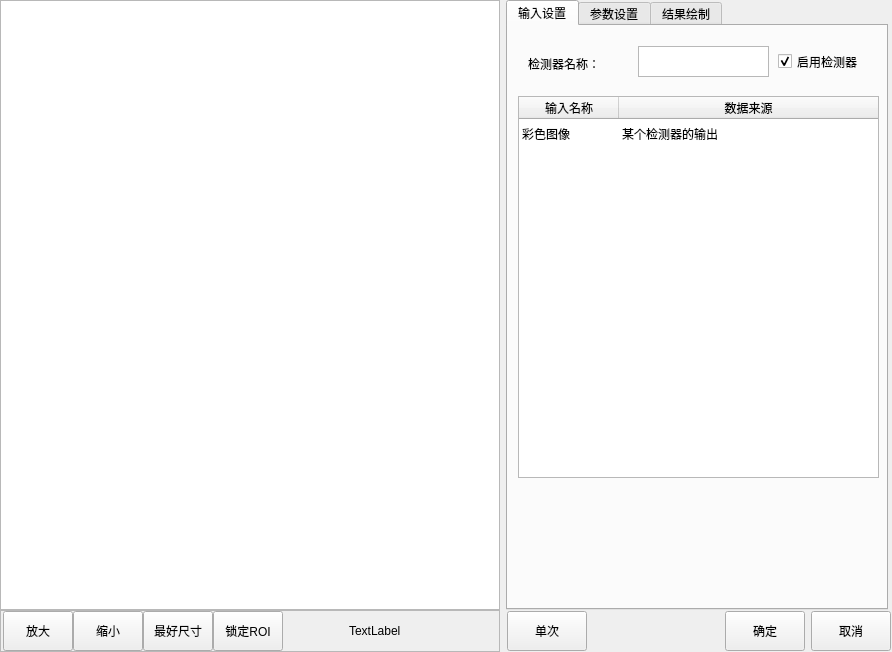
<?xml version="1.0" encoding="UTF-8"?>
<ui version="4.0">
 <class>CMvRectangleGlueDefect</class>
 <widget class="QWidget" name="CMvRectangleGlueDefect">
  <property name="geometry">
   <rect>
    <x>0</x>
    <y>0</y>
    <width>892</width>
    <height>652</height>
   </rect>
  </property>
  <property name="windowTitle">
   <string>矩形胶缺陷</string>
  </property>
  <layout class="QHBoxLayout" name="horizontalLayout_3">
   <property name="leftMargin">
    <number>0</number>
   </property>
   <property name="topMargin">
    <number>0</number>
   </property>
   <property name="rightMargin">
    <number>0</number>
   </property>
   <property name="bottomMargin">
    <number>0</number>
   </property>
   <item>
    <layout class="QVBoxLayout" name="verticalLayout">
     <property name="spacing">
      <number>0</number>
     </property>
     <item>
      <widget class="QGraphicsView" name="graphicsView_mainImage">
       <property name="minimumSize">
        <size>
         <width>500</width>
         <height>600</height>
        </size>
       </property>
      </widget>
     </item>
     <item>
      <widget class="QFrame" name="frame">
       <property name="minimumSize">
        <size>
         <width>0</width>
         <height>42</height>
        </size>
       </property>
       <property name="maximumSize">
        <size>
         <width>16777215</width>
         <height>42</height>
        </size>
       </property>
       <property name="frameShape">
        <enum>QFrame::StyledPanel</enum>
       </property>
       <property name="frameShadow">
        <enum>QFrame::Raised</enum>
       </property>
       <layout class="QHBoxLayout" name="horizontalLayout">
        <property name="spacing">
         <number>0</number>
        </property>
        <property name="leftMargin">
         <number>2</number>
        </property>
        <property name="topMargin">
         <number>0</number>
        </property>
        <property name="rightMargin">
         <number>0</number>
        </property>
        <property name="bottomMargin">
         <number>0</number>
        </property>
        <item>
         <widget class="QPushButton" name="pushButton_zoomIn">
          <property name="minimumSize">
           <size>
            <width>70</width>
            <height>40</height>
           </size>
          </property>
          <property name="maximumSize">
           <size>
            <width>70</width>
            <height>40</height>
           </size>
          </property>
          <property name="text">
           <string>放大</string>
          </property>
         </widget>
        </item>
        <item>
         <widget class="QPushButton" name="pushButton_zoomOut">
          <property name="minimumSize">
           <size>
            <width>70</width>
            <height>40</height>
           </size>
          </property>
          <property name="maximumSize">
           <size>
            <width>70</width>
            <height>40</height>
           </size>
          </property>
          <property name="text">
           <string>缩小</string>
          </property>
         </widget>
        </item>
        <item>
         <widget class="QPushButton" name="pushButton_zoomBest">
          <property name="minimumSize">
           <size>
            <width>70</width>
            <height>40</height>
           </size>
          </property>
          <property name="maximumSize">
           <size>
            <width>70</width>
            <height>40</height>
           </size>
          </property>
          <property name="text">
           <string>最好尺寸</string>
          </property>
         </widget>
        </item>
        <item>
         <widget class="QPushButton" name="pushButton_lockRoiMove">
          <property name="minimumSize">
           <size>
            <width>70</width>
            <height>40</height>
           </size>
          </property>
          <property name="maximumSize">
           <size>
            <width>70</width>
            <height>40</height>
           </size>
          </property>
          <property name="text">
           <string>锁定ROI</string>
          </property>
         </widget>
        </item>
        <item>
         <spacer name="horizontalSpacer">
          <property name="orientation">
           <enum>Qt::Horizontal</enum>
          </property>
          <property name="sizeHint" stdset="0">
           <size>
            <width>63</width>
            <height>20</height>
           </size>
          </property>
         </spacer>
        </item>
        <item>
         <widget class="QLabel" name="label_mousePos">
          <property name="minimumSize">
           <size>
            <width>150</width>
            <height>40</height>
           </size>
          </property>
          <property name="maximumSize">
           <size>
            <width>150</width>
            <height>40</height>
           </size>
          </property>
          <property name="text">
           <string>TextLabel</string>
          </property>
         </widget>
        </item>
       </layout>
      </widget>
     </item>
    </layout>
   </item>
   <item>
    <layout class="QVBoxLayout" name="verticalLayout_2">
     <property name="spacing">
      <number>0</number>
     </property>
     <item>
      <widget class="QTabWidget" name="tabWidget">
       <property name="minimumSize">
        <size>
         <width>382</width>
         <height>602</height>
        </size>
       </property>
       <property name="maximumSize">
        <size>
         <width>380</width>
         <height>16777215</height>
        </size>
       </property>
       <property name="currentIndex">
        <number>0</number>
       </property>
       <widget class="QWidget" name="tab">
        <attribute name="title">
         <string>输入设置</string>
        </attribute>
        <widget class="QTableWidget" name="tableWidget_input">
         <property name="geometry">
          <rect>
           <x>10</x>
           <y>70</y>
           <width>361</width>
           <height>382</height>
          </rect>
         </property>
         <property name="minimumSize">
          <size>
           <width>361</width>
           <height>382</height>
          </size>
         </property>
         <property name="maximumSize">
          <size>
           <width>361</width>
           <height>382</height>
          </size>
         </property>
         <property name="editTriggers">
          <set>QAbstractItemView::NoEditTriggers</set>
         </property>
         <property name="selectionMode">
          <enum>QAbstractItemView::SingleSelection</enum>
         </property>
         <property name="selectionBehavior">
          <enum>QAbstractItemView::SelectRows</enum>
         </property>
         <property name="showGrid">
          <bool>false</bool>
         </property>
         <attribute name="horizontalHeaderStretchLastSection">
          <bool>true</bool>
         </attribute>
         <attribute name="verticalHeaderVisible">
          <bool>false</bool>
         </attribute>
         <row>
          <property name="text">
           <string>1</string>
          </property>
         </row>
         <column>
          <property name="text">
           <string>输入名称</string>
          </property>
         </column>
         <column>
          <property name="text">
           <string>数据来源</string>
          </property>
         </column>
         <item row="0" column="0">
          <property name="text">
           <string>彩色图像</string>
          </property>
         </item>
         <item row="0" column="1">
          <property name="text">
           <string>某个检测器的输出</string>
          </property>
         </item>
        </widget>
        <widget class="QLabel" name="label_funcName">
         <property name="geometry">
          <rect>
           <x>20</x>
           <y>30</y>
           <width>81</width>
           <height>16</height>
          </rect>
         </property>
         <property name="text">
          <string>检测器名称：</string>
         </property>
        </widget>
        <widget class="QCheckBox" name="checkBox_enableFunc">
         <property name="geometry">
          <rect>
           <x>270</x>
           <y>20</y>
           <width>101</width>
           <height>31</height>
          </rect>
         </property>
         <property name="minimumSize">
          <size>
           <width>101</width>
           <height>31</height>
          </size>
         </property>
         <property name="text">
          <string>启用检测器</string>
         </property>
         <property name="checked">
          <bool>true</bool>
         </property>
        </widget>
        <widget class="QPlainTextEdit" name="plainTextEdit_funcName">
         <property name="geometry">
          <rect>
           <x>130</x>
           <y>20</y>
           <width>131</width>
           <height>31</height>
          </rect>
         </property>
         <property name="minimumSize">
          <size>
           <width>131</width>
           <height>31</height>
          </size>
         </property>
         <property name="maximumSize">
          <size>
           <width>131</width>
           <height>31</height>
          </size>
         </property>
         <property name="overwriteMode">
          <bool>false</bool>
         </property>
        </widget>
       </widget>
       <widget class="QWidget" name="tab_2">
        <attribute name="title">
         <string>参数设置</string>
        </attribute>
        <widget class="QLabel" name="label_titleJudged">
         <property name="geometry">
          <rect>
           <x>0</x>
           <y>190</y>
           <width>381</width>
           <height>31</height>
          </rect>
         </property>
         <property name="styleSheet">
          <string notr="true">background-color: qlineargradient(spread:pad, x1:0, y1:0, x2:1, y2:0, stop:0 rgba(80, 80, 80, 255), stop:1 rgba(120, 120, 120, 120));
color: rgb(255, 255, 255);</string>
         </property>
         <property name="text">
          <string>  结果判定</string>
         </property>
         <property name="alignment">
          <set>Qt::AlignLeading|Qt::AlignLeft|Qt::AlignVCenter</set>
         </property>
        </widget>
        <widget class="QGroupBox" name="groupBox">
         <property name="geometry">
          <rect>
           <x>0</x>
           <y>20</y>
           <width>361</width>
           <height>151</height>
          </rect>
         </property>
         <property name="title">
          <string>色彩选定</string>
         </property>
         <widget class="QSpinBox" name="spinBox_maxArea">
          <property name="geometry">
           <rect>
            <x>10</x>
            <y>110</y>
            <width>101</width>
            <height>31</height>
           </rect>
          </property>
         </widget>
         <widget class="QSpinBox" name="spinBox_minArea">
          <property name="geometry">
           <rect>
            <x>130</x>
            <y>110</y>
            <width>101</width>
            <height>31</height>
           </rect>
          </property>
         </widget>
         <widget class="QLabel" name="label_minArea">
          <property name="geometry">
           <rect>
            <x>130</x>
            <y>80</y>
            <width>111</width>
            <height>31</height>
           </rect>
          </property>
          <property name="text">
           <string>杂点剔除面积下限：</string>
          </property>
         </widget>
         <widget class="QLabel" name="label_maxArea">
          <property name="geometry">
           <rect>
            <x>10</x>
            <y>80</y>
            <width>111</width>
            <height>31</height>
           </rect>
          </property>
          <property name="text">
           <string>杂点剔除面积上限：</string>
          </property>
         </widget>
         <widget class="QLabel" name="label_corrosiveCore">
          <property name="geometry">
           <rect>
            <x>250</x>
            <y>10</y>
            <width>111</width>
            <height>31</height>
           </rect>
          </property>
          <property name="text">
           <string>滤波尺寸：</string>
          </property>
         </widget>
         <widget class="QComboBox" name="comboBox_corrosiveCore">
          <property name="geometry">
           <rect>
            <x>250</x>
            <y>40</y>
            <width>101</width>
            <height>31</height>
           </rect>
          </property>
          <item>
           <property name="text">
            <string>3x3</string>
           </property>
          </item>
          <item>
           <property name="text">
            <string>5x5</string>
           </property>
          </item>
          <item>
           <property name="text">
            <string>7x7</string>
           </property>
          </item>
          <item>
           <property name="text">
            <string>9x9</string>
           </property>
          </item>
          <item>
           <property name="text">
            <string>11x11</string>
           </property>
          </item>
          <item>
           <property name="text">
            <string>13x13</string>
           </property>
          </item>
          <item>
           <property name="text">
            <string>15x15</string>
           </property>
          </item>
          <item>
           <property name="text">
            <string>17x17</string>
           </property>
          </item>
          <item>
           <property name="text">
            <string>19x19</string>
           </property>
          </item>
          <item>
           <property name="text">
            <string>21x21</string>
           </property>
          </item>
          <item>
           <property name="text">
            <string>23x23</string>
           </property>
          </item>
          <item>
           <property name="text">
            <string>25x25</string>
           </property>
          </item>
          <item>
           <property name="text">
            <string>27x27</string>
           </property>
          </item>
          <item>
           <property name="text">
            <string>29x29</string>
           </property>
          </item>
          <item>
           <property name="text">
            <string>31x31</string>
           </property>
          </item>
         </widget>
         <widget class="QLabel" name="label_colorSpace">
          <property name="geometry">
           <rect>
            <x>10</x>
            <y>10</y>
            <width>111</width>
            <height>31</height>
           </rect>
          </property>
          <property name="text">
           <string>颜色空间：</string>
          </property>
         </widget>
         <widget class="QPushButton" name="pushButton_colorHistogram">
          <property name="geometry">
           <rect>
            <x>130</x>
            <y>40</y>
            <width>101</width>
            <height>31</height>
           </rect>
          </property>
          <property name="text">
           <string>显示颜色直方图</string>
          </property>
         </widget>
         <widget class="QComboBox" name="comboBox_colorSpace">
          <property name="geometry">
           <rect>
            <x>10</x>
            <y>40</y>
            <width>101</width>
            <height>31</height>
           </rect>
          </property>
          <property name="minimumSize">
           <size>
            <width>101</width>
            <height>31</height>
           </size>
          </property>
          <item>
           <property name="text">
            <string>RBG</string>
           </property>
          </item>
          <item>
           <property name="text">
            <string>HSV</string>
           </property>
          </item>
         </widget>
         <widget class="QLabel" name="label_tcolorHistogram">
          <property name="geometry">
           <rect>
            <x>130</x>
            <y>10</y>
            <width>111</width>
            <height>31</height>
           </rect>
          </property>
          <property name="text">
           <string>颜色直方图：</string>
          </property>
         </widget>
        </widget>
        <widget class="QGroupBox" name="groupBox_2">
         <property name="geometry">
          <rect>
           <x>0</x>
           <y>250</y>
           <width>361</width>
           <height>81</height>
          </rect>
         </property>
         <property name="title">
          <string>异胶设置</string>
         </property>
         <widget class="QDoubleSpinBox" name="doubleSpinBox_minimumLength">
          <property name="geometry">
           <rect>
            <x>250</x>
            <y>40</y>
            <width>101</width>
            <height>31</height>
           </rect>
          </property>
          <property name="maximum">
           <double>1000000.000000000000000</double>
          </property>
         </widget>
         <widget class="QLabel" name="label_widthMax">
          <property name="geometry">
           <rect>
            <x>10</x>
            <y>10</y>
            <width>111</width>
            <height>31</height>
           </rect>
          </property>
          <property name="text">
           <string>涂胶宽度上限：</string>
          </property>
         </widget>
         <widget class="QSpinBox" name="spinBox_widthMax">
          <property name="geometry">
           <rect>
            <x>10</x>
            <y>40</y>
            <width>101</width>
            <height>31</height>
           </rect>
          </property>
          <property name="maximum">
           <number>1000000</number>
          </property>
         </widget>
         <widget class="QLabel" name="label_lengthMin">
          <property name="geometry">
           <rect>
            <x>250</x>
            <y>10</y>
            <width>111</width>
            <height>31</height>
           </rect>
          </property>
          <property name="text">
           <string>异胶最小长度：</string>
          </property>
         </widget>
         <widget class="QSpinBox" name="spinBox_widthMin">
          <property name="geometry">
           <rect>
            <x>130</x>
            <y>40</y>
            <width>101</width>
            <height>31</height>
           </rect>
          </property>
          <property name="maximum">
           <number>1000000</number>
          </property>
         </widget>
         <widget class="QLabel" name="label_widthMin">
          <property name="geometry">
           <rect>
            <x>130</x>
            <y>10</y>
            <width>111</width>
            <height>31</height>
           </rect>
          </property>
          <property name="text">
           <string>涂胶宽度下限：</string>
          </property>
         </widget>
        </widget>
        <widget class="QGroupBox" name="groupBox_5">
         <property name="geometry">
          <rect>
           <x>0</x>
           <y>340</y>
           <width>361</width>
           <height>81</height>
          </rect>
         </property>
         <property name="title">
          <string>开槽设置</string>
         </property>
         <widget class="QSpinBox" name="spinBox_minLength">
          <property name="geometry">
           <rect>
            <x>250</x>
            <y>40</y>
            <width>101</width>
            <height>31</height>
           </rect>
          </property>
         </widget>
         <widget class="QLabel" name="label_slotsNumber">
          <property name="geometry">
           <rect>
            <x>10</x>
            <y>10</y>
            <width>111</width>
            <height>31</height>
           </rect>
          </property>
          <property name="text">
           <string>开槽数量：</string>
          </property>
         </widget>
         <widget class="QSpinBox" name="spinBox_slotsNumber">
          <property name="geometry">
           <rect>
            <x>10</x>
            <y>40</y>
            <width>101</width>
            <height>31</height>
           </rect>
          </property>
          <property name="maximum">
           <number>100</number>
          </property>
         </widget>
         <widget class="QLabel" name="label_lowerLimit">
          <property name="geometry">
           <rect>
            <x>250</x>
            <y>10</y>
            <width>111</width>
            <height>31</height>
           </rect>
          </property>
          <property name="text">
           <string>开槽长度下限：</string>
          </property>
         </widget>
         <widget class="QSpinBox" name="spinBox_maxLength">
          <property name="geometry">
           <rect>
            <x>130</x>
            <y>40</y>
            <width>101</width>
            <height>31</height>
           </rect>
          </property>
          <property name="maximum">
           <number>1000000</number>
          </property>
         </widget>
         <widget class="QLabel" name="label_lengthlimit">
          <property name="geometry">
           <rect>
            <x>130</x>
            <y>10</y>
            <width>111</width>
            <height>31</height>
           </rect>
          </property>
          <property name="text">
           <string>开槽长度上限：</string>
          </property>
         </widget>
        </widget>
        <widget class="QDoubleSpinBox" name="doubleSpinBox_hole">
         <property name="geometry">
          <rect>
           <x>250</x>
           <y>460</y>
           <width>101</width>
           <height>31</height>
          </rect>
         </property>
         <property name="maximum">
          <double>1000000.000000000000000</double>
         </property>
        </widget>
        <widget class="QLabel" name="label_hole">
         <property name="geometry">
          <rect>
           <x>250</x>
           <y>430</y>
           <width>111</width>
           <height>31</height>
          </rect>
         </property>
         <property name="text">
          <string>孔洞最小面积：</string>
         </property>
        </widget>
        <widget class="QDoubleSpinBox" name="doubleSpinBox_glueing">
         <property name="geometry">
          <rect>
           <x>130</x>
           <y>460</y>
           <width>101</width>
           <height>31</height>
          </rect>
         </property>
         <property name="maximum">
          <double>1000000.000000000000000</double>
         </property>
        </widget>
        <widget class="QDoubleSpinBox" name="doubleSpinBox_breakdown">
         <property name="geometry">
          <rect>
           <x>10</x>
           <y>460</y>
           <width>101</width>
           <height>31</height>
          </rect>
         </property>
         <property name="maximum">
          <double>1000000.000000000000000</double>
         </property>
        </widget>
        <widget class="QLabel" name="label_glueing">
         <property name="geometry">
          <rect>
           <x>130</x>
           <y>430</y>
           <width>111</width>
           <height>31</height>
          </rect>
         </property>
         <property name="text">
          <string>涂胶圆角半径：</string>
         </property>
        </widget>
        <widget class="QLabel" name="label_breakdown">
         <property name="geometry">
          <rect>
           <x>10</x>
           <y>430</y>
           <width>111</width>
           <height>31</height>
          </rect>
         </property>
         <property name="text">
          <string>断胶最小长度：</string>
         </property>
        </widget>
       </widget>
       <widget class="QWidget" name="tab_4">
        <attribute name="title">
         <string>结果绘制</string>
        </attribute>
        <widget class="QCheckBox" name="checkBox_valuTrig">
         <property name="geometry">
          <rect>
           <x>260</x>
           <y>20</y>
           <width>101</width>
           <height>31</height>
          </rect>
         </property>
         <property name="text">
          <string>启用绘制</string>
         </property>
         <property name="checked">
          <bool>true</bool>
         </property>
        </widget>
        <widget class="QCheckBox" name="checkBox_imageDisplay">
         <property name="geometry">
          <rect>
           <x>10</x>
           <y>50</y>
           <width>111</width>
           <height>31</height>
          </rect>
         </property>
         <property name="text">
          <string>显示预处理图像</string>
         </property>
        </widget>
        <widget class="QLabel" name="label_glueDisplay">
         <property name="geometry">
          <rect>
           <x>130</x>
           <y>20</y>
           <width>111</width>
           <height>31</height>
          </rect>
         </property>
         <property name="text">
          <string>涂胶显示：</string>
         </property>
        </widget>
        <widget class="QCheckBox" name="checkBox_glueDisplay">
         <property name="geometry">
          <rect>
           <x>130</x>
           <y>50</y>
           <width>121</width>
           <height>31</height>
          </rect>
         </property>
         <property name="text">
          <string>显示涂胶位置信息</string>
         </property>
        </widget>
        <widget class="QLabel" name="label_imageDisplay">
         <property name="geometry">
          <rect>
           <x>10</x>
           <y>20</y>
           <width>111</width>
           <height>31</height>
          </rect>
         </property>
         <property name="text">
          <string>图像显示：</string>
         </property>
        </widget>
       </widget>
      </widget>
     </item>
     <item>
      <layout class="QHBoxLayout" name="horizontalLayout_2">
       <property name="leftMargin">
        <number>1</number>
       </property>
       <property name="topMargin">
        <number>1</number>
       </property>
       <property name="rightMargin">
        <number>1</number>
       </property>
       <property name="bottomMargin">
        <number>1</number>
       </property>
       <item>
        <widget class="QPushButton" name="pushButton_ones">
         <property name="minimumSize">
          <size>
           <width>80</width>
           <height>40</height>
          </size>
         </property>
         <property name="maximumSize">
          <size>
           <width>80</width>
           <height>40</height>
          </size>
         </property>
         <property name="text">
          <string>单次</string>
         </property>
        </widget>
       </item>
       <item>
        <spacer name="horizontalSpacer_2">
         <property name="orientation">
          <enum>Qt::Horizontal</enum>
         </property>
         <property name="sizeHint" stdset="0">
          <size>
           <width>40</width>
           <height>20</height>
          </size>
         </property>
        </spacer>
       </item>
       <item>
        <widget class="QPushButton" name="pushButton_affirm">
         <property name="minimumSize">
          <size>
           <width>80</width>
           <height>40</height>
          </size>
         </property>
         <property name="maximumSize">
          <size>
           <width>80</width>
           <height>40</height>
          </size>
         </property>
         <property name="text">
          <string>确定</string>
         </property>
        </widget>
       </item>
       <item>
        <widget class="QPushButton" name="pbPrev_cancel">
         <property name="minimumSize">
          <size>
           <width>80</width>
           <height>40</height>
          </size>
         </property>
         <property name="maximumSize">
          <size>
           <width>80</width>
           <height>40</height>
          </size>
         </property>
         <property name="text">
          <string>取消</string>
         </property>
        </widget>
       </item>
      </layout>
     </item>
    </layout>
   </item>
  </layout>
 </widget>
 <layoutdefault spacing="6" margin="11"/>
 <resources>
  <include location="CMvContourMatching.qrc"/>
 </resources>
 <connections/>
</ui>
